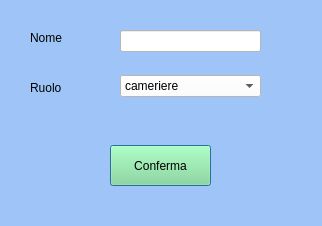
<?xml version="1.0" encoding="UTF-8"?>
<ui version="4.0">
 <class>formInserisciDipendente</class>
 <widget class="QDialog" name="formInserisciDipendente">
  <property name="geometry">
   <rect>
    <x>0</x>
    <y>0</y>
    <width>322</width>
    <height>226</height>
   </rect>
  </property>
  <property name="windowTitle">
   <string>Inserisci dipendente</string>
  </property>
  <property name="styleSheet">
   <string notr="true">background-color: rgb(159, 197, 248)</string>
  </property>
  <widget class="QLineEdit" name="tbnome">
   <property name="geometry">
    <rect>
     <x>120</x>
     <y>30</y>
     <width>141</width>
     <height>22</height>
    </rect>
   </property>
   <property name="styleSheet">
    <string notr="true">background-color: rgb(255, 255, 255);</string>
   </property>
  </widget>
  <widget class="QLabel" name="label">
   <property name="geometry">
    <rect>
     <x>30</x>
     <y>30</y>
     <width>55</width>
     <height>16</height>
    </rect>
   </property>
   <property name="text">
    <string>Nome</string>
   </property>
  </widget>
  <widget class="QLabel" name="label_2">
   <property name="geometry">
    <rect>
     <x>30</x>
     <y>80</y>
     <width>55</width>
     <height>16</height>
    </rect>
   </property>
   <property name="text">
    <string>Ruolo</string>
   </property>
  </widget>
  <widget class="QComboBox" name="cbRuolo">
   <property name="geometry">
    <rect>
     <x>120</x>
     <y>75</y>
     <width>141</width>
     <height>22</height>
    </rect>
   </property>
   <property name="styleSheet">
    <string notr="true">background-color: rgb(255, 255, 255);</string>
   </property>
   <item>
    <property name="text">
     <string>cameriere</string>
    </property>
   </item>
   <item>
    <property name="text">
     <string>cuoco</string>
    </property>
   </item>
  </widget>
  <widget class="QPushButton" name="btConferma">
   <property name="geometry">
    <rect>
     <x>110</x>
     <y>145</y>
     <width>101</width>
     <height>41</height>
    </rect>
   </property>
   <property name="styleSheet">
    <string notr="true">background-color: rgb(132, 224, 142);</string>
   </property>
   <property name="text">
    <string>Conferma</string>
   </property>
  </widget>
 </widget>
 <resources/>
 <connections/>
</ui>
